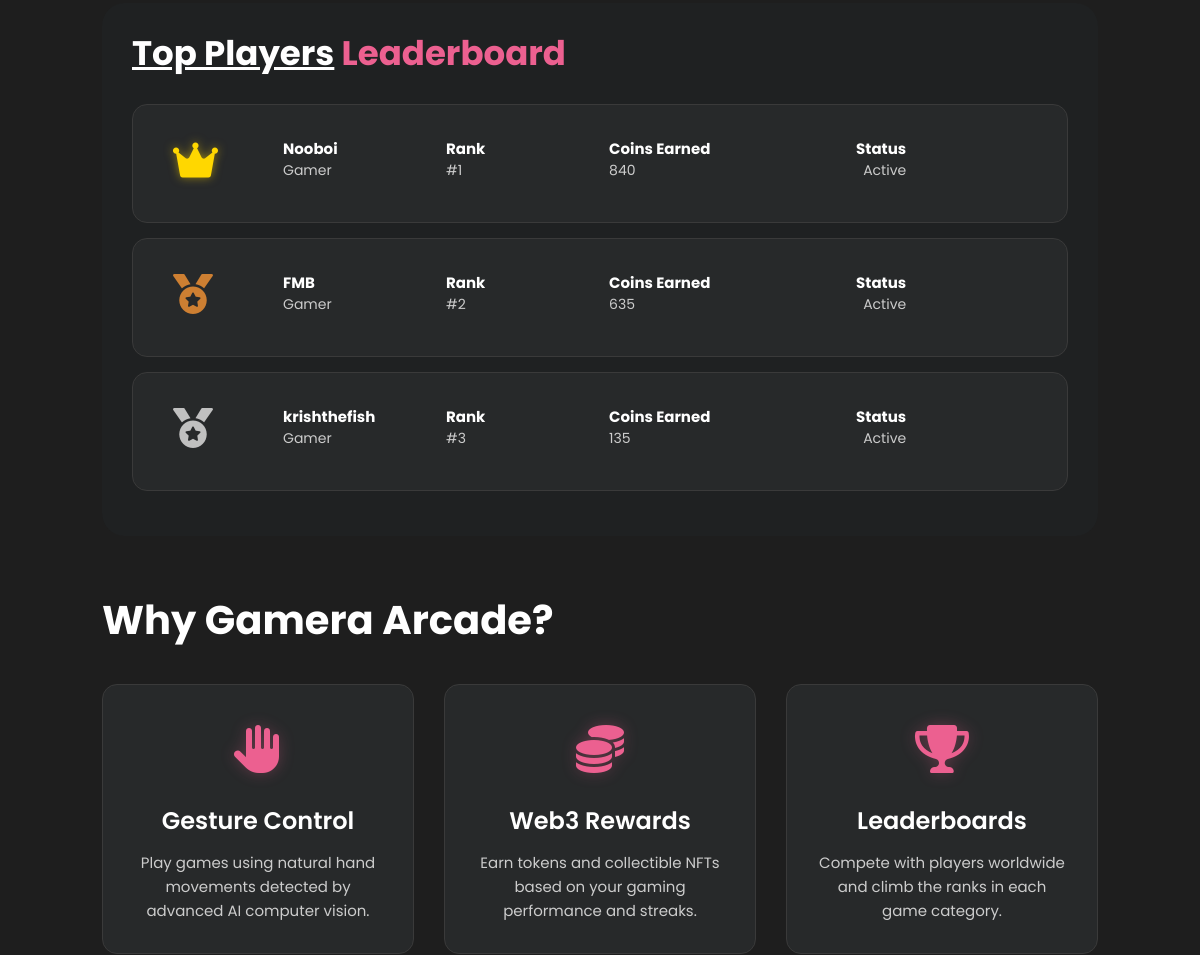
Before: / (middle part) with the older database file.
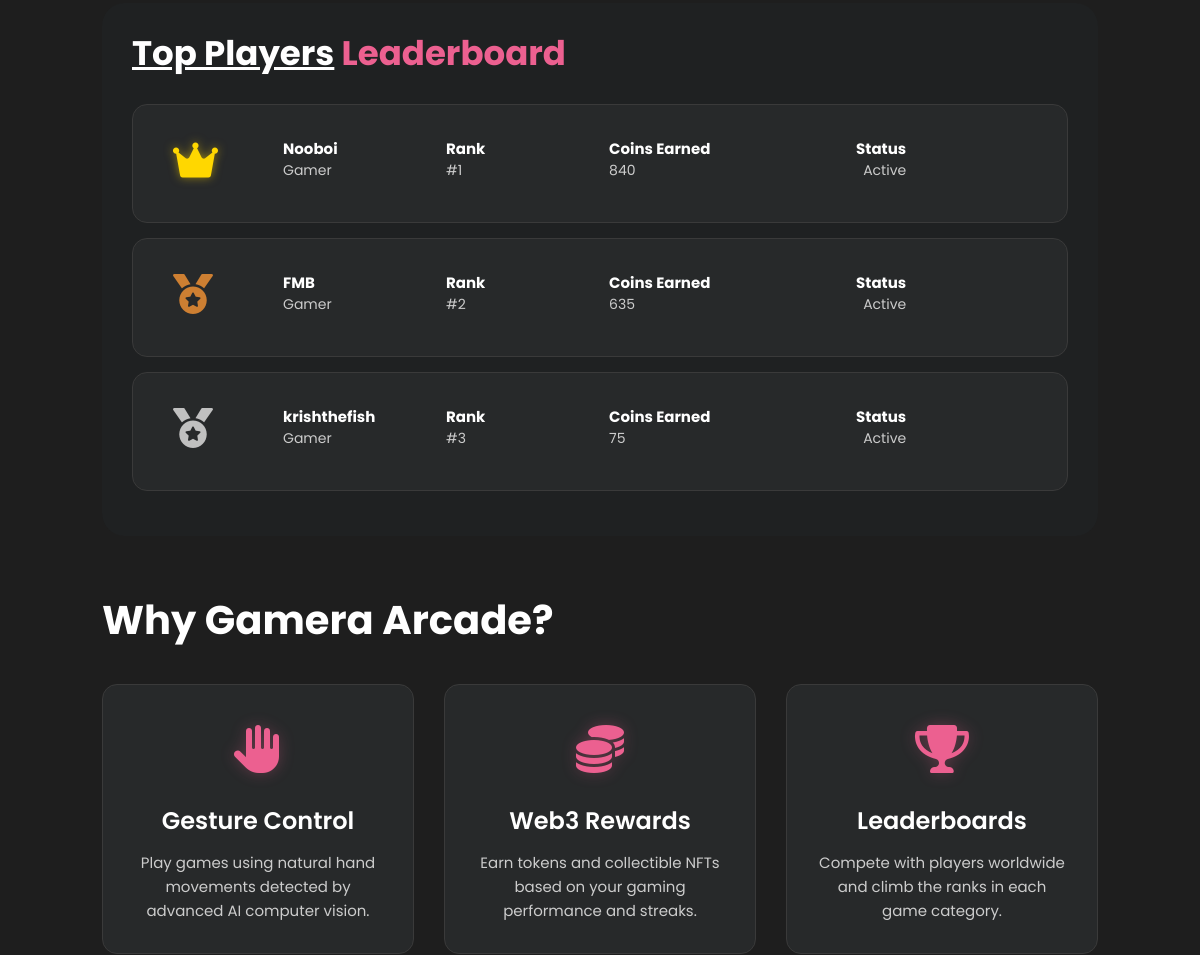
After: the same page with the newer database file.
### app.py (models this page shows)
class User(db.Model):
    id = db.Column(db.Integer, primary_key=True)
    username = db.Column(db.String(80), unique=True, nullable=False)
    email = db.Column(db.String(120), unique=True, nullable=False)
    password_hash = db.Column(db.String(120), nullable=False)
    wallet_address = db.Column(db.String(42), nullable=True)  # Web3 wallet address
    tokens = db.Column(db.Integer, default=1000)  # Game tokens earned
    created_at = db.Column(db.DateTime, default=datetime.utcnow)
    scores = db.relationship('Score', backref='user', lazy=True)

### app.py (the view)
@app.route('/')
def index():
    users = User.query.order_by(User.tokens.desc()).limit(10).all()
    user = None
    if 'user_id' in session:
        user = User.query.get(session['user_id'])
    return render_template('index.html', games=GAMES_CONFIG, users=users, user=user)

### templates/index.html (shortened to what this page needs)
{% extends "layout.html" %}
{% block content %}
<div class="gaming-library" id="leaderboard">
    <div class="col-lg-12">
        <div class="heading-section">
            <h4><em>Top Players</em> Leaderboard</h4>
        </div>
        {% if users %}
            {% for user in users %}
            <div class="item {% if loop.last %}last-item{% endif %}">
                <ul>
                    <li>
                        {% if loop.index == 1 %}
                            <i class="fas fa-crown" style="color: #ffd700; font-size: 40px; margin-left:20px"></i>
                        {% elif loop.index == 2 %}
                            <i class="fas fa-medal" style="color: #c0c0c0; font-size: 40px; margin-left:20px"></i>
                        {% elif loop.index == 3 %}
                            <i class="fas fa-medal" style="color: #cd7f32; font-size: 40px; margin-left:20px"></i>
                        {% else %}
                            <span style="font-size: 24px; font-weight: bold; color: var(--accent-color);">#{{ loop.index }}</span>
                        {% endif %}
                    </li>
                    <li><h4>{{ user.username }}</h4><span>Gamer</span></li>
                    <li><h4>Rank</h4><span>#{{ loop.index }}</span></li>
                    <li><h4>Coins Earned</h4><span>{{ user.tokens }}</span></li>
                    <li><h4>Status</h4><span>Active</span></li>
                </ul>
            </div>
            {% endfor %}
        {% endif %}
    </div>
</div>
<section class="features-section">
    <div class="section-container">
        <div class="section-header">
            <h2 class="section-title">Why Gamera Arcade?</h2>
        </div>
        <div class="features-grid">
            <div class="feature-card">
                <div class="feature-icon">
                    <i class="fas fa-hand-paper"></i>
                </div>
                <h3 class="feature-title">Gesture Control</h3>
                <p class="feature-description">
                    Play games using natural hand movements detected by advanced AI computer vision.
                </p>
            </div>
            <div class="feature-card">
                <div class="feature-icon">
                    <i class="fas fa-coins"></i>
                </div>
                <h3 class="feature-title">Web3 Rewards</h3>
                <p class="feature-description">
                    Earn tokens and collectible NFTs based on your gaming performance and streaks.
                </p>
            </div>
            <div class="feature-card">
                <div class="feature-icon">
                    <i class="fas fa-trophy"></i>
                </div>
                <h3 class="feature-title">Leaderboards</h3>
                <p class="feature-description">
                    Compete with players worldwide and climb the ranks in each game category.
                </p>
            </div>
        </div>
    </div>
</section>
{% endblock %}

Changed rows visible on the page:
changed User "krishthefish": tokens "135" → "75"
